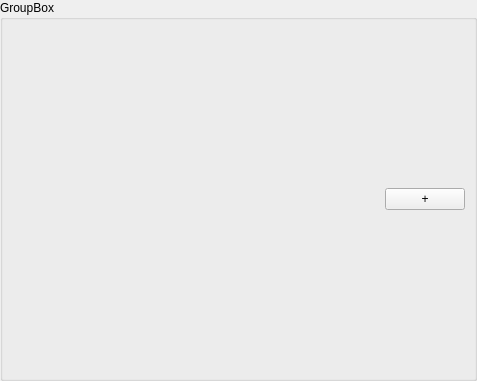
<?xml version="1.0" encoding="UTF-8"?>
<ui version="4.0">
 <class>fairwind::apps::settings::browser::UIArray</class>
 <widget class="QWidget" name="fairwind::apps::settings::browser::UIArray">
  <property name="geometry">
   <rect>
    <x>0</x>
    <y>0</y>
    <width>477</width>
    <height>381</height>
   </rect>
  </property>
  <property name="windowTitle">
   <string>UIArray</string>
  </property>
  <layout class="QGridLayout" name="gridLayout">
            <property name="leftMargin">
                <number>0</number>
            </property>
            <property name="topMargin">
                <number>0</number>
            </property>
            <property name="rightMargin">
                <number>0</number>
            </property>
            <property name="bottomMargin">
                <number>0</number>
            </property>
            <item row="0" column="0">
                <widget class="QGroupBox" name="groupBox">
                    <property name="title">
                <string>GroupBox</string>
            </property>
                    <layout class="QVBoxLayout" name="verticalLayout_Main">
                        <item>
                            <layout class="QHBoxLayout" name="horizontalLayout_Tools">
                                <item>
                                    <spacer name="horizontalSpacer">
                                        <property name="orientation">
                                            <enum>Qt::Horizontal</enum>
                                        </property>
                                        <property name="sizeHint" stdset="0">
                                            <size>
                                                <width>40</width>
                                                <height>20</height>
                                            </size>
                                        </property>
                                    </spacer>
                                </item>
                                <item>
                                    <widget class="QPushButton" name="pushButton_Add">
                                        <property name="text">
                                            <string>+</string>
                                        </property>
                                    </widget>
                                </item>
                            </layout>
                        </item>
                        <item>
                            <layout class="QVBoxLayout" name="verticalLayout_Container"/>
                        </item>
                    </layout>
                </widget>
            </item>
        </layout>
    </widget>
    <resources/>
    <connections/>
</ui>
